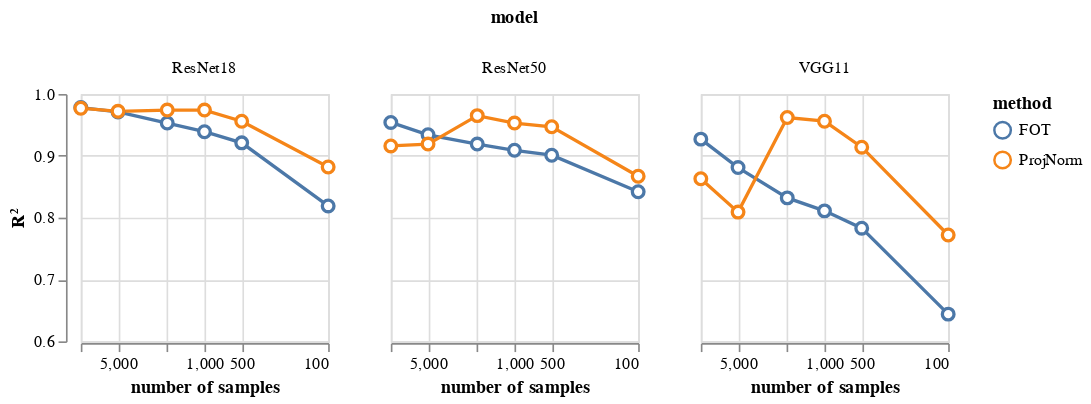

The notebook cell this image was saved under:
### Code cell
alt.Chart(alt.Data(values=cifar100_results)).mark_line(
    point=alt.OverlayMarkDef(size=50, filled=False, fill='white')
).encode(
    x=alt.X('n_sample:Q', title='number of samples', scale=alt.Scale(type="log", reverse=True), axis=alt.Axis(values=[100, 500, 1000, 2000, 5000, 10000])), 
    y=alt.Y('r_sqr:Q', scale=alt.Scale(domain=[0.6, 1]), title='R\u00b2'),
    color=alt.Color('method:N')
).properties(
    width=150,
    height=150
).facet(
    column='model:N'
)

### Figure 1 — Vega-Lite specification as saved in the notebook (floating-point values rounded to 4 significant figures)
{"config": {"view": {"continuousWidth": 400, "continuousHeight": 300}}, "data": {"values": [{"ds": "CIFAR-100", "method": "FOT", "model": "ResNet18", "r_sqr": 0.978, "rho": 0.993, "n_sample": 10000}, {"ds": "CIFAR-100", "method": "FOT", "model": "ResNet18", "r_sqr": 0.971, "rho": 0.991, "n_sample": 5000}, {"ds": "CIFAR-100", "method": "FOT", "model": "ResNet18", "r_sqr": 0.953, "rho": 0.987, "n_sample": 2000}, {"ds": "CIFAR-100", "method": "FOT", "model": "ResNet18", "r_sqr": 0.939, "rho": 0.981, "n_sample": 1000}, {"ds": "CIFAR-100", "method": "FOT", "model": "ResNet18", "r_sqr": 0.921, "rho": 0.98, "n_sample": 500}, {"ds": "CIFAR-100", "method": "FOT", "model": "ResNet18", "r_sqr": 0.819, "rho": 0.926, "n_sample": 100}, {"ds": "CIFAR-100", "method": "FOT", "model": "ResNet50", "r_sqr": 0.954, "rho": 0.99, "n_sample": 10000}, {"ds": "CIFAR-100", "method": "FOT", "model": "ResNet50", "r_sqr": 0.934, "rho": 0.988, "n_sample": 5000}, {"ds": "CIFAR-100", "method": "FOT", "model": "ResNet50", "r_sqr": 0.919, "rho": 0.986, "n_sample": 2000}, {"ds": "CIFAR-100", "method": "FOT", "model": "ResNet50", "r_sqr": 0.909, "rho": 0.986, "n_sample": 1000}, {"ds": "CIFAR-100", "method": "FOT", "model": "ResNet50", "r_sqr": 0.901, "rho": 0.984, "n_sample": 500}, {"ds": "CIFAR-100", "method": "FOT", "model": "ResNet50", "r_sqr": 0.842, "rho": 0.932, "n_sample": 100}, {"ds": "CIFAR-100", "method": "FOT", "model": "VGG11", "r_sqr": 0.927, "rho": 0.991, "n_sample": 10000}, {"ds": "CIFAR-100", "method": "FOT", "model": "VGG11", "r_sqr": 0.881, "rho": 0.985, "n_sample": 5000}, {"ds": "CIFAR-100", "method": "FOT", "model": "VGG11", "r_sqr": 0.832, "rho": 0.976, "n_sample": 2000}, {"ds": "CIFAR-100", "method": "FOT", "model": "VGG11", "r_sqr": 0.811, "rho": 0.965, "n_sample": 1000}, {"ds": "CIFAR-100", "method": "FOT", "model": "VGG11", "r_sqr": 0.783, "rho": 0.955, "n_sample": 500}, {"ds": "CIFAR-100", "method": "FOT", "model": "VGG11", "r_sqr": 0.644, "rho": 0.807, "n_sample": 100}, {"ds": "CIFAR-100", "method": "ProjNorm", "model": "ResNet18", "r_sqr": 0.977, "rho": 0.983, "n_sample": 10000}, {"ds": "CIFAR-100", "method": "ProjNorm", "model": "ResNet18", "r_sqr": 0.972, "rho": 0.979, "n_sample": 5000}, {"ds": "CIFAR-100", "method": "ProjNorm", "model": "ResNet18", "r_sqr": 0.974, "rho": 0.983, "n_sample": 2000}, {"ds": "CIFAR-100", "method": "ProjNorm", "model": "ResNet18", "r_sqr": 0.974, "rho": 0.989, "n_sample": 1000}, {"ds": "CIFAR-100", "method": "ProjNorm", "model": "ResNet18", "r_sqr": 0.956, "rho": 0.982, "n_sample": 500}, {"ds": "CIFAR-100", "method": "ProjNorm", "model": "ResNet18", "r_sqr": 0.882, "rho": 0.95, "n_sample": 100}, {"ds": "CIFAR-100", "method": "ProjNorm", "model": "ResNet50", "r_sqr": 0.916, "rho": 0.945, "n_sample": 10000}, {"ds": "CIFAR-100", "method": "ProjNorm", "model": "ResNet50", "r_sqr": 0.919, "rho": 0.954, "n_sample": 5000}, {"ds": "CIFAR-100", "method": "ProjNorm", "model": "ResNet50", "r_sqr": 0.965, "rho": 0.987, "n_sample": 2000}, {"ds": "CIFAR-100", "method": "ProjNorm", "model": "ResNet50", "r_sqr": 0.953, "rho": 0.988, "n_sample": 1000}, {"ds": "CIFAR-100", "method": "ProjNorm", "model": "ResNet50", "r_sqr": 0.947, "rho": 0.985, "n_sample": 500}, {"ds": "CIFAR-100", "method": "ProjNorm", "model": "ResNet50", "r_sqr": 0.867, "rho": 0.939, "n_sample": 100}, {"ds": "CIFAR-100", "method": "ProjNorm", "model": "VGG11", "r_sqr": 0.863, "rho": 0.909, "n_sample": 10000}, {"ds": "CIFAR-100", "method": "ProjNorm", "model": "VGG11", "r_sqr": 0.809, "rho": 0.861, "n_sample": 5000}, {"ds": "CIFAR-100", "method": "ProjNorm", "model": "VGG11", "r_sqr": 0.962, "rho": 0.976, "n_sample": 2000}, {"ds": "CIFAR-100", "method": "ProjNorm", "model": "VGG11", "r_sqr": 0.956, "rho": 0.98, "n_sample": 1000}, {"ds": "CIFAR-100", "method": "ProjNorm", "model": "VGG11", "r_sqr": 0.914, "rho": 0.973, "n_sample": 500}, {"ds": "CIFAR-100", "method": "ProjNorm", "model": "VGG11", "r_sqr": 0.772, "rho": 0.953, "n_sample": 100}]}, "facet": {"column": {"field": "model", "type": "nominal"}}, "spec": {"mark": {"type": "line", "point": {"fill": "white", "filled": false, "size": 50}}, "encoding": {"color": {"field": "method", "type": "nominal"}, "x": {"axis": {"values": [100, 500, 1000, 2000, 5000, 10000]}, "field": "n_sample", "scale": {"reverse": true, "type": "log"}, "title": "number of samples", "type": "quantitative"}, "y": {"field": "r_sqr", "scale": {"domain": [0.6, 1]}, "title": "R²", "type": "quantitative"}}, "height": 150, "width": 150}, "$schema": "https://vega.github.io/schema/vega-lite/v4.17.0.json"}
